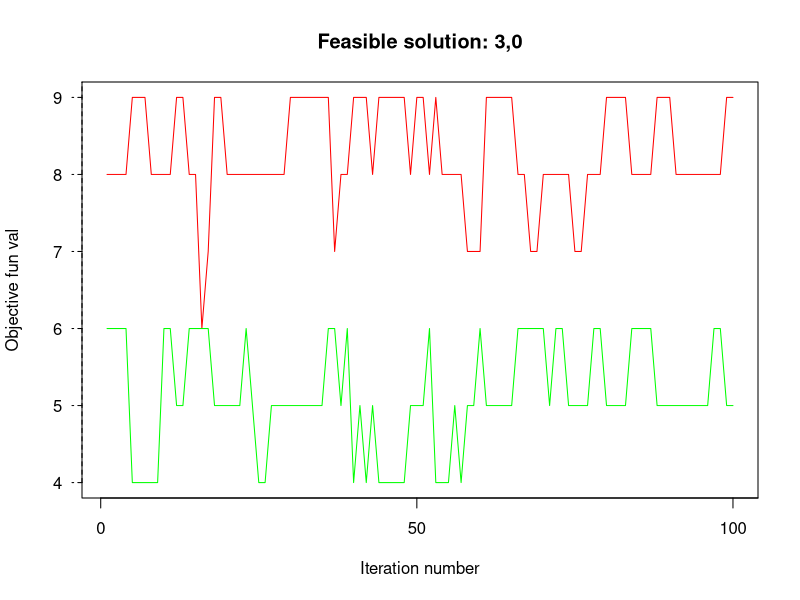

Write the R code that produced this figure.
res <- read.csv("obj_func_vals_.csv", header=TRUE, sep=",")
#res <- read.csv("obj_func_vals_2016_5_18 23:20:28.csv", header=TRUE, sep=",")
x <- res[,1]
y1 <- res[,2]
y2 <- res[,3]
y3 <- res[,4]
y4 <- res[,5]
#Stand in lib and ass
y5 <- res[,6]
y6 <- res[,7]

#par(mfrow=c(2,1))

g_range <- range(y5,y6)

plot(y1, type="l", col="blue", ylim=g_range, axes=FALSE, ann=FALSE)
axis(1, at=seq(0,length(x)+100,50))
box()
axis(2, las=1, lty=2, at=seq(g_range[1],g_range[2]+5))

#Lines
lines(y5, lty=1, col="red")
lines(y6, lty=1, col="green")
#lines(y4, lty=1, col="purple")
#lines(y3, lty=1, col="green")
#lines(y4, lty=1, col="purple")

legend(-30, g_range[2], c("Obj fun","Stand ins","Shift avail","Day avail"), cex=0.5, col=c("blue","red","green","purple"), pch=21:22, lty=1:2);
#legend(1, 8, c("Stand ins","Shift avail","Day avail"), cex=0.5, col=c("blue","green","purple"), pch=21:22, lty=1:2);

title("Feasible solution: 3,0", xlab="Iteration number",ylab="Objective fun val")

########################
#res <- read.csv("obj_func_vals_1_10_10_infeas_0.csv", header=TRUE, sep=",")
#res <- read.csv("obj_func_vals_0_0_0_infeas_4.csv", header=TRUE, sep=",")
x <- res[,1]
y1 <- res[,2]
y2 <- res[,3]
y3 <- res[,4]
y4 <- res[,5]

g_range <- range(y1, y2, y3, y4)

#plot(y1, type="l", col="blue", ylim=g_range, axes=FALSE, ann=FALSE)
#axis(1, at=seq(0,length(x)+100,50))
#box()
#axis(2, las=1, lty=2, at=g_range[1]:g_range[2])

#Lines
#lines(y2, lty=1, col="red")
#lines(y3, lty=1, col="green")
#lines(y4, lty=1, col="purple")
#lines(y3, lty=1, col="green")
#lines(y4, lty=1, col="purple")

#legend(1, 8, c("Obj fun","Stand ins","Shift avail","Day avail"), cex=0.5, col=c("blue","red","green","purple"), pch=21:22, lty=1:2);
#legend(1, 8, c("Stand ins","Shift avail","Day avail"), cex=0.5, col=c("blue","green","purple"), pch=21:22, lty=1:2);

#title("Infeasible solution", xlab="Iteration number",ylab="Objective fun val")


#####################################################################################################################


#plot(x, y1, xlab = "Iterations", ylab="Obj function val",type="l", main="Weekend objective function values")








#plot(x, y1, type="l", main="Weekend objective function values",axes=FALSE, xlab="", ylab="")
#plot.new()

#par(new=TRUE)
#plot(x, y2, type="l",axes=FALSE, xlab="", ylab="", col="red")
#par(new=TRUE)
#lines(x, y2, col ="red")
#par(new=TRUE)
#plot(res[,1], res[,4], type="l", col ="green")
#par(new=TRUE)
#plot(res[,1], res[,5], type="l", col ="blue")

#axis(1); axis(2); box()
#plot.window(xlim=range(x),ylim=range(y2))
#par(xaxs="i",yaxs="i")
#lines(x,y2)
#axis(1); axis(2); box()

#axis(1, at=seq(0,length(res[,1])+100,50),labels=seq(0,length(res[,1])+100,50), las=0)
#axis(2, at=seq(0,length(res[,2]),5),labels=seq(0,length(res[,2]),5), las=2)
#title("Objective function plots", xlab="X values",ylab="Y=X"	)

#par(mar = c(5,5,2,5))
#plot(x, y1, type="l", col="red3",    ylab=expression(-log[10](italic(p))), ylim=c(min(res[,2])-1,max(res[,2])+1))

#plot(x, y2, type="l", axes=F, xlab=NA, ylab=NA)
#legend("topleft",legend=c(expression(-log[10](italic(p))), "N genes"),  lty=c(1,0), pch=c(NA, 16), col=c("red3", "black"))
